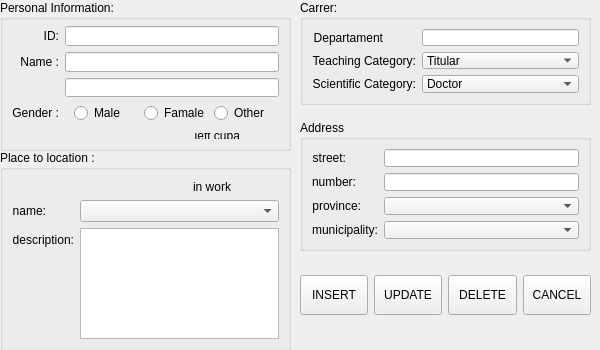
<?xml version="1.0" encoding="UTF-8"?>
<ui version="4.0">
 <class>Form</class>
 <widget class="QWidget" name="Form">
  <property name="enabled">
   <bool>true</bool>
  </property>
  <property name="geometry">
   <rect>
    <x>0</x>
    <y>0</y>
    <width>600</width>
    <height>350</height>
   </rect>
  </property>
  <property name="minimumSize">
   <size>
    <width>600</width>
    <height>350</height>
   </size>
  </property>
  <property name="maximumSize">
   <size>
    <width>600</width>
    <height>350</height>
   </size>
  </property>
  <property name="cursor">
   <cursorShape>ArrowCursor</cursorShape>
  </property>
  <property name="windowTitle">
   <string>Form</string>
  </property>
  <widget class="QGroupBox" name="groupBox">
   <property name="geometry">
    <rect>
     <x>300</x>
     <y>0</y>
     <width>291</width>
     <height>105</height>
    </rect>
   </property>
   <property name="title">
    <string>Carrer:</string>
   </property>
   <layout class="QFormLayout" name="formLayout_4">
    <item row="0" column="0">
     <widget class="QLabel" name="lb_departament">
      <property name="text">
       <string>Departament</string>
      </property>
      <property name="alignment">
       <set>Qt::AlignRight|Qt::AlignTrailing|Qt::AlignVCenter</set>
      </property>
     </widget>
    </item>
    <item row="0" column="1">
     <widget class="QLineEdit" name="txt_departament">
      <property name="statusTip">
       <string>Input the departament</string>
      </property>
      <property name="text">
       <string/>
      </property>
     </widget>
    </item>
    <item row="1" column="0">
     <widget class="QLabel" name="lb_teaching_category">
      <property name="text">
       <string>Teaching Category:</string>
      </property>
      <property name="alignment">
       <set>Qt::AlignRight|Qt::AlignTrailing|Qt::AlignVCenter</set>
      </property>
     </widget>
    </item>
    <item row="1" column="1">
     <widget class="QComboBox" name="box_teaching_category">
      <property name="statusTip">
       <string>Select the teaching category</string>
      </property>
      <item>
       <property name="text">
        <string>Titular</string>
       </property>
      </item>
      <item>
       <property name="text">
        <string>Auxiliary</string>
       </property>
      </item>
      <item>
       <property name="text">
        <string>Assistant</string>
       </property>
      </item>
      <item>
       <property name="text">
        <string>Instructor</string>
       </property>
      </item>
     </widget>
    </item>
    <item row="2" column="0">
     <widget class="QLabel" name="lb_scientifi_category">
      <property name="text">
       <string>Scientific Category:</string>
      </property>
      <property name="alignment">
       <set>Qt::AlignRight|Qt::AlignTrailing|Qt::AlignVCenter</set>
      </property>
     </widget>
    </item>
    <item row="2" column="1">
     <widget class="QComboBox" name="box_scientific_category">
      <property name="statusTip">
       <string>Select the scientific category</string>
      </property>
      <item>
       <property name="text">
        <string>Doctor</string>
       </property>
      </item>
      <item>
       <property name="text">
        <string>Master</string>
       </property>
      </item>
      <item>
       <property name="text">
        <string>None</string>
       </property>
      </item>
     </widget>
    </item>
   </layout>
  </widget>
  <widget class="QGroupBox" name="BOX_place_descrption">
   <property name="geometry">
    <rect>
     <x>0</x>
     <y>150</y>
     <width>291</width>
     <height>201</height>
    </rect>
   </property>
   <property name="cursor">
    <cursorShape>ArrowCursor</cursorShape>
   </property>
   <property name="statusTip">
    <string>this place to location seccion cant be modify in this window (U need to do it in a PlaceToLocation CRUD)</string>
   </property>
   <property name="title">
    <string>Place to location :</string>
   </property>
   <layout class="QFormLayout" name="formLayout_3">
    <item row="0" column="1">
     <widget class="QWidget" name="widget_4" native="true">
      <layout class="QFormLayout" name="formLayout_6">
       <property name="horizontalSpacing">
        <number>0</number>
       </property>
       <property name="verticalSpacing">
        <number>9</number>
       </property>
       <property name="leftMargin">
        <number>109</number>
       </property>
       <property name="topMargin">
        <number>0</number>
       </property>
       <property name="rightMargin">
        <number>48</number>
       </property>
       <property name="bottomMargin">
        <number>0</number>
       </property>
       <item row="0" column="0">
        <widget class="QCheckBox" name="cbtn_place_inUiversity">
         <property name="cursor">
          <cursorShape>WhatsThisCursor</cursorShape>
         </property>
         <property name="statusTip">
          <string>if you wanna change the property of this place to location, you must doit in the Place To Location window (Your in the wrong window)</string>
         </property>
         <property name="text">
          <string/>
         </property>
         <property name="checkable">
          <bool>false</bool>
         </property>
         <property name="checked">
          <bool>false</bool>
         </property>
         <property name="autoRepeat">
          <bool>false</bool>
         </property>
        </widget>
       </item>
       <item row="0" column="1">
        <widget class="QLabel" name="lb_place_inUniversity">
         <property name="cursor">
          <cursorShape>WhatsThisCursor</cursorShape>
         </property>
         <property name="text">
          <string>in work</string>
         </property>
         <property name="alignment">
          <set>Qt::AlignRight|Qt::AlignTrailing|Qt::AlignVCenter</set>
         </property>
        </widget>
       </item>
      </layout>
     </widget>
    </item>
    <item row="1" column="0">
     <widget class="QLabel" name="lb_place_name">
      <property name="text">
       <string>name:</string>
      </property>
      <property name="alignment">
       <set>Qt::AlignRight|Qt::AlignTrailing|Qt::AlignVCenter</set>
      </property>
     </widget>
    </item>
    <item row="1" column="1">
     <widget class="QComboBox" name="box_place_name">
      <property name="statusTip">
       <string>Select the assigned place</string>
      </property>
     </widget>
    </item>
    <item row="2" column="0">
     <widget class="QLabel" name="lb_place_descrption">
      <property name="cursor">
       <cursorShape>WhatsThisCursor</cursorShape>
      </property>
      <property name="text">
       <string>description:</string>
      </property>
      <property name="alignment">
       <set>Qt::AlignRight|Qt::AlignTrailing|Qt::AlignVCenter</set>
      </property>
     </widget>
    </item>
    <item row="2" column="1">
     <widget class="QTextEdit" name="txt_place_description">
      <property name="cursor" stdset="0">
       <cursorShape>WhatsThisCursor</cursorShape>
      </property>
      <property name="statusTip">
       <string>if you wanna change the property of this place to location, you must doit in the Place To Location window (Your in the wrong window)</string>
      </property>
      <property name="readOnly">
       <bool>true</bool>
      </property>
      <property name="html">
       <string>&lt;!DOCTYPE HTML PUBLIC &quot;-//W3C//DTD HTML 4.0//EN&quot; &quot;http://www.w3.org/TR/REC-html40/strict.dtd&quot;&gt;
&lt;html&gt;&lt;head&gt;&lt;meta name=&quot;qrichtext&quot; content=&quot;1&quot; /&gt;&lt;style type=&quot;text/css&quot;&gt;
p, li { white-space: pre-wrap; }
&lt;/style&gt;&lt;/head&gt;&lt;body style=&quot; font-family:'MS Shell Dlg 2'; font-size:8.25pt; font-weight:400; font-style:normal;&quot;&gt;
&lt;p style=&quot;-qt-paragraph-type:empty; margin-top:0px; margin-bottom:0px; margin-left:0px; margin-right:0px; -qt-block-indent:0; text-indent:0px;&quot;&gt;&lt;br /&gt;&lt;/p&gt;&lt;/body&gt;&lt;/html&gt;</string>
      </property>
     </widget>
    </item>
   </layout>
  </widget>
  <widget class="QGroupBox" name="BOX_address">
   <property name="geometry">
    <rect>
     <x>300</x>
     <y>120</y>
     <width>291</width>
     <height>131</height>
    </rect>
   </property>
   <property name="title">
    <string>Address</string>
   </property>
   <layout class="QFormLayout" name="formLayout_8">
    <item row="0" column="0">
     <widget class="QLabel" name="lb_address_street">
      <property name="text">
       <string>street:</string>
      </property>
      <property name="alignment">
       <set>Qt::AlignRight|Qt::AlignTrailing|Qt::AlignVCenter</set>
      </property>
     </widget>
    </item>
    <item row="0" column="1">
     <widget class="QLineEdit" name="txt_address_street">
      <property name="statusTip">
       <string>Input the street address</string>
      </property>
      <property name="text">
       <string/>
      </property>
     </widget>
    </item>
    <item row="1" column="0">
     <widget class="QLabel" name="lb_address_number">
      <property name="text">
       <string>number:</string>
      </property>
      <property name="alignment">
       <set>Qt::AlignRight|Qt::AlignTrailing|Qt::AlignVCenter</set>
      </property>
     </widget>
    </item>
    <item row="1" column="1">
     <widget class="QLineEdit" name="txt_address_number">
      <property name="statusTip">
       <string>Input the number address</string>
      </property>
      <property name="text">
       <string/>
      </property>
     </widget>
    </item>
    <item row="2" column="0">
     <widget class="QLabel" name="lb_address_province">
      <property name="text">
       <string>province:</string>
      </property>
      <property name="alignment">
       <set>Qt::AlignRight|Qt::AlignTrailing|Qt::AlignVCenter</set>
      </property>
     </widget>
    </item>
    <item row="2" column="1">
     <widget class="QComboBox" name="box_address_province">
      <property name="statusTip">
       <string>Select the province addreess</string>
      </property>
     </widget>
    </item>
    <item row="3" column="0">
     <widget class="QLabel" name="lb_address_municipaly">
      <property name="text">
       <string>municipality:</string>
      </property>
      <property name="alignment">
       <set>Qt::AlignRight|Qt::AlignTrailing|Qt::AlignVCenter</set>
      </property>
     </widget>
    </item>
    <item row="3" column="1">
     <widget class="QComboBox" name="box_address_municipality">
      <property name="statusTip">
       <string>Select the municipaly addreess</string>
      </property>
     </widget>
    </item>
   </layout>
  </widget>
  <widget class="QGroupBox" name="BOX_personal_information">
   <property name="geometry">
    <rect>
     <x>0</x>
     <y>0</y>
     <width>291</width>
     <height>151</height>
    </rect>
   </property>
   <property name="font">
    <font>
     <strikeout>false</strikeout>
    </font>
   </property>
   <property name="title">
    <string>Personal Information:</string>
   </property>
   <layout class="QGridLayout" name="gridLayout_3">
    <property name="sizeConstraint">
     <enum>QLayout::SetDefaultConstraint</enum>
    </property>
    <property name="topMargin">
     <number>6</number>
    </property>
    <property name="bottomMargin">
     <number>0</number>
    </property>
    <property name="horizontalSpacing">
     <number>6</number>
    </property>
    <item row="3" column="1">
     <layout class="QHBoxLayout" name="genderLayout">
      <property name="spacing">
       <number>5</number>
      </property>
      <property name="leftMargin">
       <number>9</number>
      </property>
      <item>
       <widget class="QRadioButton" name="rbtn_male">
        <property name="text">
         <string>Male</string>
        </property>
       </widget>
      </item>
      <item>
       <widget class="QRadioButton" name="rbtn_famale">
        <property name="text">
         <string>Famale</string>
        </property>
       </widget>
      </item>
      <item>
       <widget class="QRadioButton" name="rbtn_other">
        <property name="text">
         <string>Other</string>
        </property>
       </widget>
      </item>
     </layout>
    </item>
    <item row="0" column="0">
     <widget class="QLabel" name="lb_ID">
      <property name="text">
       <string>ID:</string>
      </property>
      <property name="alignment">
       <set>Qt::AlignRight|Qt::AlignTrailing|Qt::AlignVCenter</set>
      </property>
     </widget>
    </item>
    <item row="2" column="1">
     <widget class="QLineEdit" name="txt_lastname">
      <property name="statusTip">
       <string>Input a last name... **only your first last name without spaces or strange characters</string>
      </property>
      <property name="text">
       <string/>
      </property>
     </widget>
    </item>
    <item row="3" column="0">
     <widget class="QLabel" name="lb_gender">
      <property name="text">
       <string>Gender :</string>
      </property>
      <property name="alignment">
       <set>Qt::AlignRight|Qt::AlignTrailing|Qt::AlignVCenter</set>
      </property>
     </widget>
    </item>
    <item row="0" column="1">
     <widget class="QLineEdit" name="txt_ID">
      <property name="statusTip">
       <string>Input a personal id</string>
      </property>
      <property name="text">
       <string/>
      </property>
     </widget>
    </item>
    <item row="1" column="0">
     <widget class="QLabel" name="lb_name">
      <property name="text">
       <string>Name :</string>
      </property>
      <property name="alignment">
       <set>Qt::AlignRight|Qt::AlignTrailing|Qt::AlignVCenter</set>
      </property>
     </widget>
    </item>
    <item row="1" column="1">
     <widget class="QLineEdit" name="txt_name">
      <property name="statusTip">
       <string>Input a name... **only your first name without spaces or strange characters</string>
      </property>
      <property name="text">
       <string/>
      </property>
     </widget>
    </item>
    <item row="4" column="1">
     <widget class="QWidget" name="widget_2" native="true">
      <layout class="QFormLayout" name="formLayout_9">
       <property name="horizontalSpacing">
        <number>2</number>
       </property>
       <property name="verticalSpacing">
        <number>9</number>
       </property>
       <property name="leftMargin">
        <number>122</number>
       </property>
       <property name="topMargin">
        <number>4</number>
       </property>
       <property name="rightMargin">
        <number>39</number>
       </property>
       <property name="bottomMargin">
        <number>9</number>
       </property>
       <item row="0" column="0">
        <widget class="QCheckBox" name="cbtn_leftCuba">
         <property name="enabled">
          <bool>true</bool>
         </property>
         <property name="statusTip">
          <string>Yes or No</string>
         </property>
         <property name="text">
          <string/>
         </property>
        </widget>
       </item>
       <item row="0" column="1">
        <widget class="QLabel" name="lb_leftCuba">
         <property name="enabled">
          <bool>true</bool>
         </property>
         <property name="text">
          <string>left cuba</string>
         </property>
         <property name="alignment">
          <set>Qt::AlignRight|Qt::AlignTrailing|Qt::AlignVCenter</set>
         </property>
        </widget>
       </item>
      </layout>
     </widget>
    </item>
   </layout>
  </widget>
  <widget class="QWidget" name="btns" native="true">
   <property name="geometry">
    <rect>
     <x>300</x>
     <y>260</y>
     <width>291</width>
     <height>71</height>
    </rect>
   </property>
   <layout class="QHBoxLayout" name="horizontalLayout_2">
    <item>
     <widget class="QPushButton" name="btn_insert">
      <property name="minimumSize">
       <size>
        <width>50</width>
        <height>40</height>
       </size>
      </property>
      <property name="text">
       <string>INSERT</string>
      </property>
      <property name="shortcut">
       <string>Return</string>
      </property>
     </widget>
    </item>
    <item>
     <widget class="QPushButton" name="btn_update">
      <property name="minimumSize">
       <size>
        <width>50</width>
        <height>40</height>
       </size>
      </property>
      <property name="text">
       <string>UPDATE</string>
      </property>
      <property name="shortcut">
       <string>F5</string>
      </property>
     </widget>
    </item>
    <item>
     <widget class="QPushButton" name="btn_delete">
      <property name="minimumSize">
       <size>
        <width>50</width>
        <height>40</height>
       </size>
      </property>
      <property name="text">
       <string>DELETE</string>
      </property>
      <property name="shortcut">
       <string>Del</string>
      </property>
     </widget>
    </item>
    <item>
     <widget class="QPushButton" name="btn_cancel">
      <property name="minimumSize">
       <size>
        <width>50</width>
        <height>40</height>
       </size>
      </property>
      <property name="text">
       <string>CANCEL</string>
      </property>
      <property name="shortcut">
       <string>Esc</string>
      </property>
     </widget>
    </item>
   </layout>
  </widget>
 </widget>
 <resources/>
 <connections/>
</ui>
